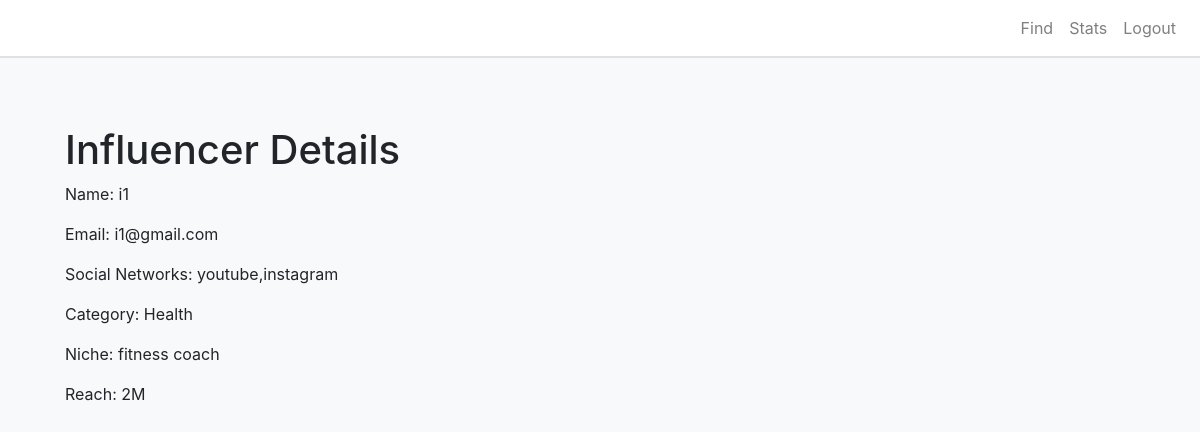
Page /view_influencer_details/1 on the committed database.
### app.py (models this page shows, shortened)
class User(db.Model):
    __tablename__ = 'users'
    id = db.Column(db.Integer, primary_key=True, autoincrement=True)
    name = db.Column(db.String(100), nullable=False)
    username = db.Column(db.String, unique=True, nullable=False)
    email = db.Column(db.String, unique=True, nullable=False)
    password = db.Column(db.String, nullable=False)
    created_at = db.Column(db.DateTime, default=datetime.utcnow)
    user_role = db.Column(db.String(50), nullable=False)
    sponsor = db.relationship('Sponsor', back_populates='user', uselist=False)
    influencer = db.relationship('Influencer', back_populates='user', uselist=False)

class Influencer(db.Model):
    __tablename__ = 'influencers'
    id = db.Column(db.Integer, primary_key=True, autoincrement=True)
    user_id = db.Column(db.Integer, db.ForeignKey('users.id'), nullable=False)
    profile_pic = db.Column(db.String(100), default='default_profile_pic.jpg')
    category = db.Column(db.String(100), nullable=False)
    niche = db.Column(db.String(100), nullable=False)
    created_at = db.Column(db.DateTime, default=datetime.utcnow)
    social_networks = db.Column(db.String, nullable=True)
    reach = db.Column(db.String(100), nullable=False)
    is_flagged = db.Column(db.Boolean, default=False)
    ad_requests = db.relationship('AdRequest', backref='influencer', lazy=True)
    user = db.relationship('User', back_populates='influencer')
    campaigns = db.relationship('Campaign', back_populates='influencer')

### app.py (the view)
@app.route('/view_influencer_details/<int:influencer_id>', methods=['GET'])
def view_influencer_details(influencer_id):
    influencer = Influencer.query.get_or_404(influencer_id)
    user_role = session.get('user_role')
    return render_template('view_influencer_details.html',  user_role=user_role,influencer=influencer)

### templates/view_influencer_details.html (shortened to what this page needs)
{% extends "base.html" %} {% block title %}Influencer Details{% endblock %} {%
block content %}
<div class="container mt-5">
  <h1>Influencer Details</h1>
  <p>Name: {{ influencer.user.name }}</p>
  <p>Email: {{ influencer.user.email }}</p>
  <p>Social Networks: {{ influencer.social_networks }}</p>
  <p>Category: {{ influencer.category }}</p>
  <p>Niche: {{ influencer.niche }}</p>
  <p>Reach: {{ influencer.reach }}</p>
</div>
{% endblock %}

### templates/base.html (style rules this page uses)
body { background-color: #f8f9fa; }

### rows in the picture
User: user.name "i1", user.email "i1@gmail.com"
Influencer: social_networks "youtube,instagram", category "Health", niche "fitness coach", reach "2M"
